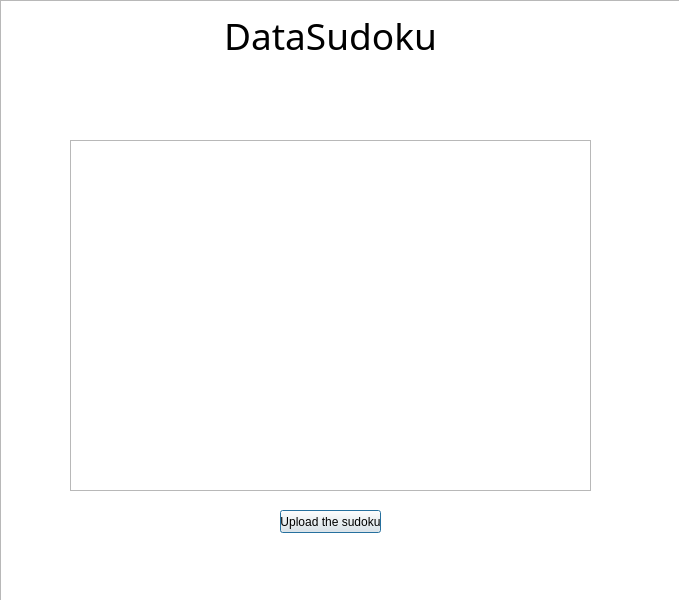
<?xml version="1.0" encoding="UTF-8"?>
<ui version="4.0">
 <class>DataSudoku</class>
 <widget class="QDialog" name="DataSudoku">
  <property name="geometry">
   <rect>
    <x>0</x>
    <y>0</y>
    <width>679</width>
    <height>600</height>
   </rect>
  </property>
  <property name="windowTitle">
   <string>Dialog</string>
  </property>
  <widget class="QTableView" name="tableView">
   <property name="geometry">
    <rect>
     <x>0</x>
     <y>0</y>
     <width>681</width>
     <height>601</height>
    </rect>
   </property>
  </widget>
  <widget class="QPushButton" name="pushButton">
   <property name="geometry">
    <rect>
     <x>280</x>
     <y>510</y>
     <width>101</width>
     <height>23</height>
    </rect>
   </property>
   <property name="text">
    <string>Upload the sudoku</string>
   </property>
  </widget>
  <widget class="QLabel" name="label">
   <property name="geometry">
    <rect>
     <x>200</x>
     <y>20</y>
     <width>261</width>
     <height>31</height>
    </rect>
   </property>
   <property name="font">
    <font>
     <family>Felix Titling</family>
     <pointsize>28</pointsize>
    </font>
   </property>
   <property name="text">
    <string>DataSudoku</string>
   </property>
   <property name="alignment">
    <set>Qt::AlignCenter</set>
   </property>
  </widget>
  <widget class="QTableView" name="tableView_2">
   <property name="geometry">
    <rect>
     <x>70</x>
     <y>140</y>
     <width>521</width>
     <height>351</height>
    </rect>
   </property>
  </widget>
 </widget>
 <resources/>
 <connections/>
</ui>
